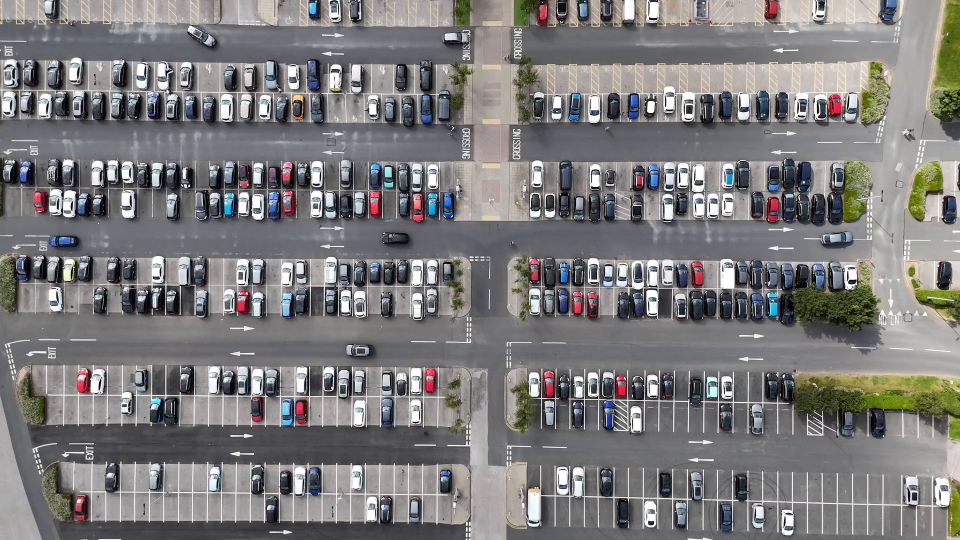
#> input picture parking.png, 1920 x 1080 px (shown at 1/2 size)
$ python datacollection.py
#> lines starting #> are read from the running program, lines starting #| are printed output that depends on the picture; after the words box and inside, x2 and y2 are one past the last pixel; in counts of white or black regions, pixels touching at a corner belong together
import cv2
import pickle
import os

# 1. ADJUSTED DIMENSIONS for smaller parking spots
# You might need to tweak these slightly (e.g., 30x60)
width = 30
height = 50

# 2. SEPARATE DIRECTORY for the new parking lot
save_dir = '../data/cropped_img'
pickle_file = '../car_position_parking.pkl'

if not os.path.exists(save_dir):
    os.makedirs(save_dir)

def save_cropped_img(img, pos, index):
    cropped_img = img[pos[1]:pos[1]+height, pos[0]:pos[0]+width]
    save_path = os.path.join(save_dir, f'pos_{index}.png')
    cv2.imwrite(save_path, cropped_img)
    print(f'saved cropped image: {save_path}')

try:
    with open(pickle_file, 'rb') as f:
#> (reads car_position_parking.pkl from the repository)
        positionList = pickle.load(f)
except:
    positionList = []

def mouseclick(events, x, y, flags, params):
    if events == cv2.EVENT_LBUTTONDOWN:
        positionList.append((x, y))
        # 3. CHANGED FILENAME TO 'parking.png'
        img_full = cv2.imread('../parking.png')
        img_resized = cv2.resize(img_full, (1920, 1080))
        save_cropped_img(img_resized, (x, y), len(positionList))

    if events == cv2.EVENT_RBUTTONDOWN:
        for i, pos in enumerate(positionList):
            x1, y1 = pos
            if x1 < x < x1 + width and y1 < y < y1 + height:
                positionList.pop(i)

    with open(pickle_file, 'wb') as f:
        pickle.dump(positionList, f)

while True:
    # 4. LOAD THE SECOND IMAGE
    image = cv2.imread('../parking.png')
#> image is the input picture: shape (1080, 1920, 3); mean B, G, R 123.4, 123.3, 124.5
    if image is None:
        print("Error: Could not find parking.png")
        break

    image = cv2.resize(image, (1920, 1080))

    for pos in positionList:
        cv2.rectangle(image, pos, (pos[0]+width, pos[1]+height), (255, 0, 255), 2)
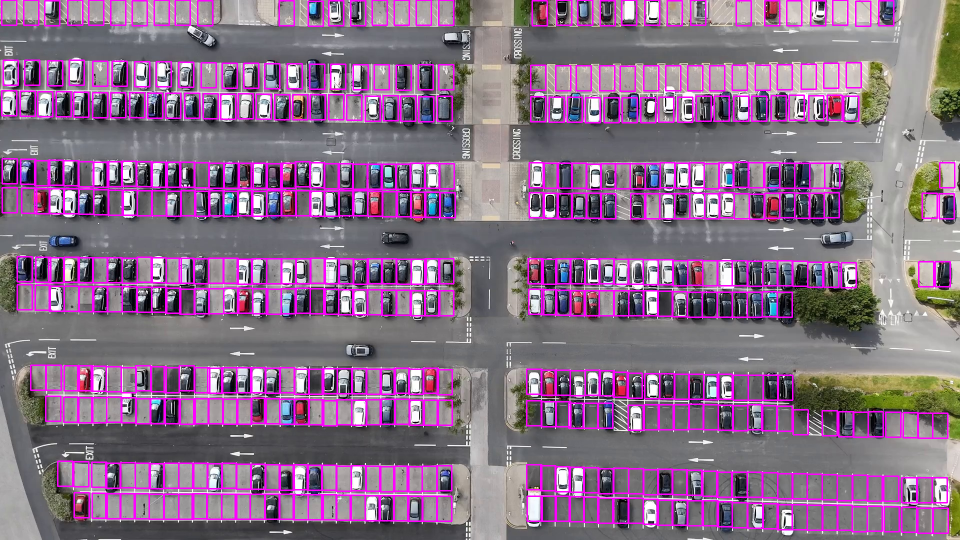
#> image: shape (1080, 1920, 3) (shown at 1/2 size); 10.24% of pixels changed, all inside (x1, y1, x2, y2) = (2, 0, 1911, 1068)

    cv2.imshow("Parking Selector", image)
    cv2.setMouseCallback("Parking Selector", mouseclick)

    k = cv2.waitKey(1)
#> (key q is pressed here)
    if k == ord('q'):
        break

cv2.destroyAllWindows()
